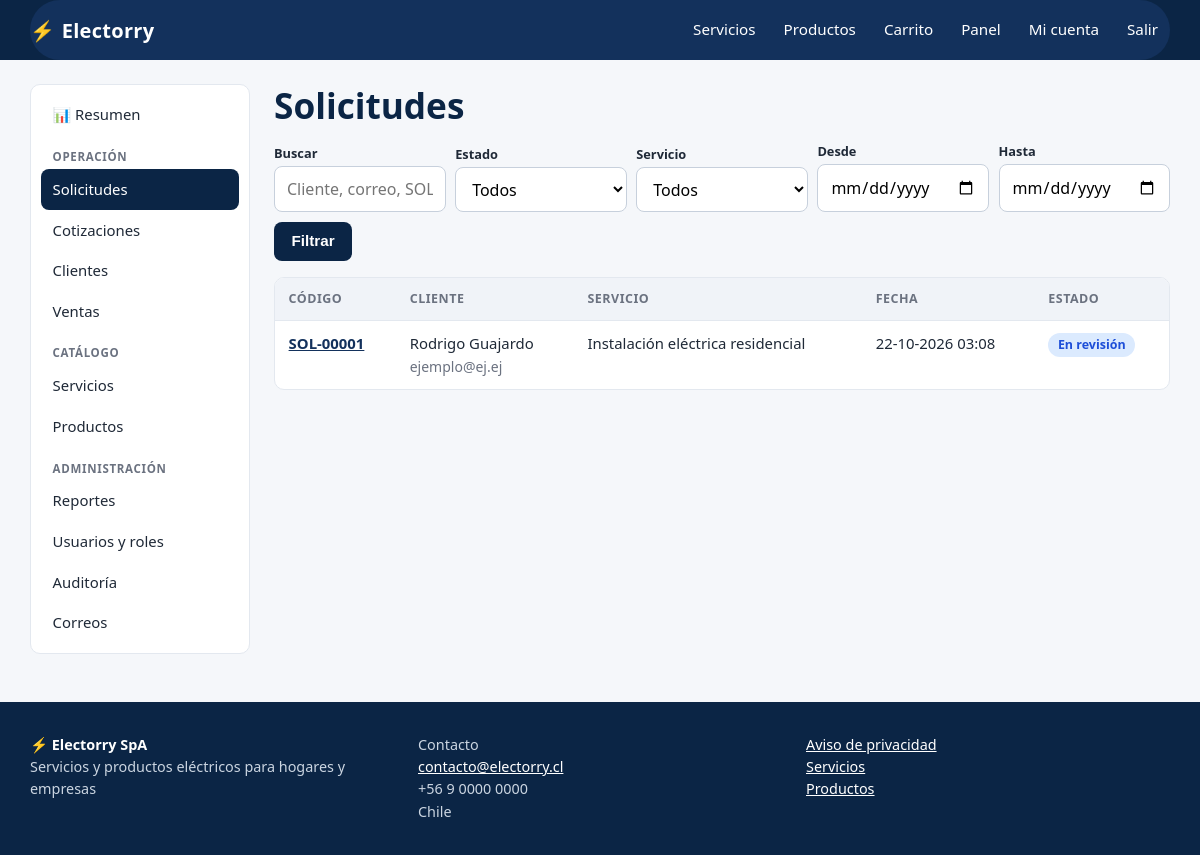
Page /panel/solicitudes/ (signed in) on the committed database.
### apps/usuarios/models.py (models this page shows, shortened)
class Usuario(AbstractUser):
    username = None
    email = models.EmailField("correo electrónico", unique=True)
    telefono = models.CharField("teléfono", max_length=20, blank=True)
    rol = models.CharField(max_length=10, choices=Rol.choices, default=Rol.CLIENTE, db_index=True)
    acepta_privacidad = models.BooleanField("acepta aviso de privacidad", default=False)
    fecha_privacidad = models.DateTimeField(null=True, blank=True)
    anonimizado = models.BooleanField(default=False)
    USERNAME_FIELD = "email"
    REQUIRED_FIELDS = []
    objects = UsuarioManager()
    class Meta:
        ordering = ["last_name", "first_name"]
        verbose_name = "usuario"
        verbose_name_plural = "usuarios"
    @property
    def es_admin(self):
        return self.rol == Rol.ADMIN
    @property
    def es_personal(self):
        return self.rol in (Rol.ADMIN, Rol.INTERNO)

### apps/solicitudes/models.py (models this page shows, shortened)
class SolicitudCotizacion(models.Model):
    cliente = models.ForeignKey(settings.AUTH_USER_MODEL, on_delete=models.PROTECT, related_name="solicitudes")
    servicio = models.ForeignKey("catalogo.Servicio", on_delete=models.PROTECT, related_name="solicitudes")
    descripcion = models.TextField("descripción del requerimiento")
    direccion = models.CharField("dirección / ubicación", max_length=250)
    comuna = models.CharField(max_length=100, blank=True)
    nombre_contacto = models.CharField(max_length=150)
    telefono_contacto = models.CharField(max_length=20)
    email_contacto = models.EmailField()
    estado = models.CharField(max_length=15, choices=Estado.choices, default=Estado.PENDIENTE, db_index=True)
    creada = models.DateTimeField(auto_now_add=True)
    actualizada = models.DateTimeField(auto_now=True)
    class Meta:
        ordering = ["-creada", "-id"]
        verbose_name = "solicitud de cotización"
        verbose_name_plural = "solicitudes de cotización"
        indexes = [models.Index(fields=["cliente", "-creada"]), models.Index(fields=["estado", "-creada"])]
    @property
    def codigo(self):
        return f"SOL-{self.pk:05d}" if self.pk else "SOL-nueva"

### apps/catalogo/models.py (models this page shows, shortened)
class Servicio(models.Model):
    categoria = models.ForeignKey(CategoriaServicio, on_delete=models.PROTECT, related_name="servicios")
    nombre = models.CharField(max_length=150)
    slug = models.SlugField(max_length=170, unique=True, blank=True)
    resumen = models.CharField(max_length=250)
    descripcion = models.TextField()
    disponible = models.BooleanField("disponible", default=True)
    creado = models.DateTimeField(auto_now_add=True)
    actualizado = models.DateTimeField(auto_now=True)
    class Meta:
        ordering = ["categoria__orden", "nombre"]
        verbose_name = "servicio"
        verbose_name_plural = "servicios"
        indexes = [models.Index(fields=["disponible", "categoria"]), models.Index(fields=["nombre"])]

### apps/panel/views.py (the view, shortened to what this page needs)
# urls.py: path("solicitudes/", v.solicitudes_lista, name="solicitudes"),
@rol_requerido(*PERSONAL)
def solicitudes_lista(request):
    qs = SolicitudCotizacion.objects.select_related("servicio", "cliente")
    q = request.GET.get("q", "").strip()
    estado = request.GET.get("estado", "")
    servicio = request.GET.get("servicio", "")
    desde, hasta = parse_date(request.GET.get("desde", "") or ""), parse_date(request.GET.get("hasta", "") or "")
    if estado in dict(Estado.choices):
        qs = qs.filter(estado=estado)
    if servicio.isdigit():
        qs = qs.filter(servicio_id=int(servicio))
    if desde:
        qs = qs.filter(creada__date__gte=desde)
    if hasta:
        qs = qs.filter(creada__date__lte=hasta)
    pagina = Paginator(qs, 20).get_page(request.GET.get("pagina"))
    return render(
        request, "panel/solicitudes_lista.html",
        {"seccion": "solicitudes", "pagina": pagina, "estados": Estado.choices, "servicios": Servicio.objects.all(),
         "q": q, "estado": estado, "servicio": servicio, "desde": request.GET.get("desde", ""), "hasta": request.GET.get("hasta", "")},
    )

### apps/core/context_processors.py (called while the page is built)
def sitio(request):
    carrito_items = 0
    carrito = request.session.get("carrito") if hasattr(request, "session") else None
    if carrito:
        carrito_items = sum(int(c) for c in carrito.values())
    return {
        "EMPRESA": settings.EMPRESA,
        "IVA": settings.IVA_PORCENTAJE,
        "carrito_items": carrito_items,
    }

### apps/core/permisos.py (called while the page is built)
def rol_requerido(*roles):
    def decorador(vista):
        @wraps(vista)
        def envoltura(request, *args, **kwargs):
            if not request.user.is_authenticated:
                return redirect_to_login(request.get_full_path())
            if request.user.rol not in roles:
                registrar_acceso_denegado(request)
                raise PermissionDenied
            return vista(request, *args, **kwargs)
        return envoltura
    return decorador

### apps/core/templatetags/electorry.py (called while the page is built)
@register.filter
def estado_css(valor):
    return str(valor).lower().replace("_", "-")

### templates/panel/solicitudes_lista.html (shortened to what this page needs)
{% extends "panel/base.html" %}{% load electorry %}
{% block panel %}
<h1>Solicitudes</h1>
<form class="filters" method="get">
  <div><label for="q">Buscar</label><input id="q" name="q" value="{{ q }}" placeholder="Cliente, correo, SOL-00001…"></div>
  <div><label for="estado">Estado</label><select id="estado" name="estado"><option value="">Todos</option>{% for v, l in estados %}<option value="{{ v }}" {% if estado == v %}selected{% endif %}>{{ l }}</option>{% endfor %}</select></div>
  <div><label for="servicio">Servicio</label><select id="servicio" name="servicio"><option value="">Todos</option></select></div>
  <div><label for="desde">Desde</label><input id="desde" type="date" name="desde" value="{{ desde }}"></div>
  <div><label for="hasta">Hasta</label><input id="hasta" type="date" name="hasta" value="{{ hasta }}"></div>
  <div style="flex:0 0 auto"><button class="btn secondary" type="submit">Filtrar</button></div>
</form>
<div class="table-wrap"><table><thead><tr><th>Código</th><th>Cliente</th><th>Servicio</th><th>Fecha</th><th>Estado</th></tr></thead><tbody>
{% for s in pagina %}<tr><td><a href="{% url 'panel:solicitud_detalle' s.pk %}"><strong>{{ s.codigo }}</strong></a></td><td>{{ s.nombre_contacto }}<br><span class="muted small">{{ s.email_contacto }}</span></td><td>{{ s.servicio.nombre }}</td><td>{{ s.creada|date:"d-m-Y H:i" }}</td><td><span class="estado estado-{{ s.estado|estado_css }}">{{ s.get_estado_display }}</span></td></tr>
{% empty %}<tr><td colspan="5" class="empty">No hay solicitudes con esos filtros.</td></tr>{% endfor %}</tbody></table></div>
{% endblock %}

### templates/base.html (shortened to what this page needs)
{% load static electorry %}<!doctype html>
<html lang="es">
<head>
  <link rel="stylesheet" href="{% static 'css/app.css' %}">
</head>
<body>
<header class="site-header">
  <div class="container bar" id="barra-navegacion">
    <a class="brand" href="{% url 'core:inicio' %}"><span class="bolt">⚡</span> Electorry</a>
    <nav class="nav" aria-label="Principal">
      <a href="{% url 'catalogo:lista' %}">Servicios</a>
      <a href="{% url 'tienda:lista' %}">Productos</a>
      <a href="{% url 'tienda:carrito' %}">Carrito{% if carrito_items %}<span class="badge-n">{{ carrito_items }}</span>{% endif %}</a>
      {% if user.is_authenticated %}
        {% if user.es_personal %}
          <a href="{% url 'panel:dashboard' %}">Panel</a>
        {% else %}
          <a href="{% url 'solicitudes:mis_solicitudes' %}">Mis solicitudes</a>
          <a href="{% url 'tienda:mis_compras' %}">Mis compras</a>
        {% endif %}
        <a href="{% url 'usuarios:perfil' %}">{{ user.first_name|default:"Mi cuenta" }}</a>
        <form method="post" action="{% url 'usuarios:logout' %}" style="display:inline">{% csrf_token %}<button class="linklike" type="submit" style="color:#fff;padding:.5rem .75rem">Salir</button></form>
      {% else %}
        <a href="{% url 'usuarios:login' %}">Ingresar</a>
        <a class="cta" href="{% url 'usuarios:registro' %}">Crear cuenta</a>
      {% endif %}
    </nav>
  </div>
</header>
<main id="contenido" class="container">
  {% block content %}{% endblock %}
</main>
<footer class="site-footer">
  <div class="container footer-grid">
    <div><strong style="color:#fff">⚡ {{ EMPRESA.nombre }}</strong><br>{{ EMPRESA.eslogan }}</div>
    <div>Contacto<br><a href="mailto:{{ EMPRESA.email }}">{{ EMPRESA.email }}</a><br>{{ EMPRESA.telefono }}<br>{{ EMPRESA.direccion }}</div>
    <div><a href="{% url 'core:privacidad' %}">Aviso de privacidad</a><br><a href="{% url 'catalogo:lista' %}">Servicios</a><br><a href="{% url 'tienda:lista' %}">Productos</a></div>
  </div>
</footer>
</body>
</html>

### static/css/app.css (style rules this page uses)
:root { --navy: #0b2545; --navy-2: #13315c; --amber: #f5b301; --amber-d: #d99a00; --ink: #1f2937; --muted: #6b7280; --bg: #f5f7fa; --card: #fff; --line: #e3e8ef; --ok: #15803d; --ok-bg: #dcfce7; --warn: #a16207; --warn-bg: #fef3c7; --err: #b91c1c; --err-bg: #fee2e2; --info: #1d4ed8; --info-bg: #dbeafe; --radius: 10px; --shadow: 0 1px 3px rgba(11,37,69,.08), 0 4px 14px rgba(11,37,69,.06); }
*, *::before, *::after { box-sizing: border-box; }
html { scroll-behavior: smooth; }
body { margin: 0; font: 16px/1.55 system-ui, -apple-system, "Segoe UI", Roboto, sans-serif; color: var(--ink); background: var(--bg); }
a { color: var(--navy-2); }
h1, h2, h3 { line-height: 1.2; color: var(--navy); margin: 0 0 .6rem; }
h1 { font-size: clamp(1.6rem, 3vw, 2.2rem); }
.container { width: min(1140px, 100% - 2rem); margin-inline: auto; }
.muted { color: var(--muted); }
.small { font-size: .875rem; }
.stack > * + * { margin-top: 1rem; }
.site-header { background: var(--navy); color: #fff; position: sticky; top: 0; z-index: 20; }
.site-header a { color: #fff; text-decoration: none; }
.site-header .bar { display: flex; align-items: center; gap: 1rem; min-height: 60px; }
#barra-navegacion { background-color: #13315c; }
.brand { font-weight: 800; font-size: 1.25rem; letter-spacing: .3px; display: flex; align-items: center; gap: .4rem; }
.brand .bolt { color: var(--amber); }
.nav { display: flex; gap: .25rem; align-items: center; margin-left: auto; flex-wrap: wrap; }
.nav a, .nav button.linklike { padding: .5rem .75rem; border-radius: 8px; color: #fff; font-size: .95rem; }
button.linklike { background: none; border: 0; cursor: pointer; font: inherit; }
main { padding: 1.5rem 0 3rem; min-height: 60vh; }
.site-footer { background: var(--navy); color: #cbd5e1; padding: 2rem 0; font-size: .9rem; }
.site-footer a { color: #fff; }
.footer-grid { display: grid; gap: 1.5rem; grid-template-columns: repeat(auto-fit, minmax(220px, 1fr)); }
.btn { display: inline-block; border: 0; cursor: pointer; background: var(--amber); color: var(--navy); font-weight: 700; padding: .65rem 1.1rem; border-radius: 8px; text-decoration: none; font-size: .95rem; line-height: 1.2; }
.btn.secondary { background: var(--navy); color: #fff; }
.field input:not([type=checkbox]):not([type=radio]):not([type=file]), .field select, .field textarea, .filters input, .filters select { width: 100%; padding: .6rem .75rem; border: 1px solid #c7d0dc; border-radius: 8px; font: inherit; background: #fff; }
.filters { display: flex; gap: .6rem; flex-wrap: wrap; align-items: end; margin-bottom: 1rem; }
.filters > div { flex: 1 1 150px; }
.filters label { font-size: .8rem; font-weight: 600; display: block; margin-bottom: .15rem; }
.table-wrap { overflow-x: auto; background: var(--card); border: 1px solid var(--line); border-radius: var(--radius); }
table { width: 100%; border-collapse: collapse; font-size: .93rem; }
th, td { padding: .7rem .85rem; text-align: left; border-bottom: 1px solid var(--line); vertical-align: top; }
th { background: #f0f3f8; font-size: .78rem; text-transform: uppercase; letter-spacing: .04em; color: var(--muted); white-space: nowrap; }
tr:last-child td { border-bottom: 0; }
.estado { display: inline-block; padding: .15rem .6rem; border-radius: 99px; font-size: .78rem; font-weight: 700; white-space: nowrap; background: #e5e7eb; color: #374151; }
.estado-en-revision, .estado-enviada, .estado-en-ejecucion { background: var(--info-bg); color: var(--info); }
.bar { background: #eef2f7; border-radius: 99px; height: 12px; overflow: hidden; }

### rows in the picture
Usuario: first_name "Mi cuenta"
SolicitudCotizacion: codigo "SOL-00001", nombre_contacto "Rodrigo Guajardo", email_contacto "ejemplo@ej.ej", servicio.nombre "Instalación eléctrica residencial", creada "22-10-2026 03:08", estado "En revisión"

### other values in the picture
{{ EMPRESA.nombre }} "Electorry SpA"
{{ EMPRESA.eslogan }} "Servicios y productos eléctricos para hogares y empresas"
{{ EMPRESA.email }} "contacto@electorry.cl"
{{ EMPRESA.telefono }} "+56 9 0000 0000"
{{ EMPRESA.direccion }} "Chile"
